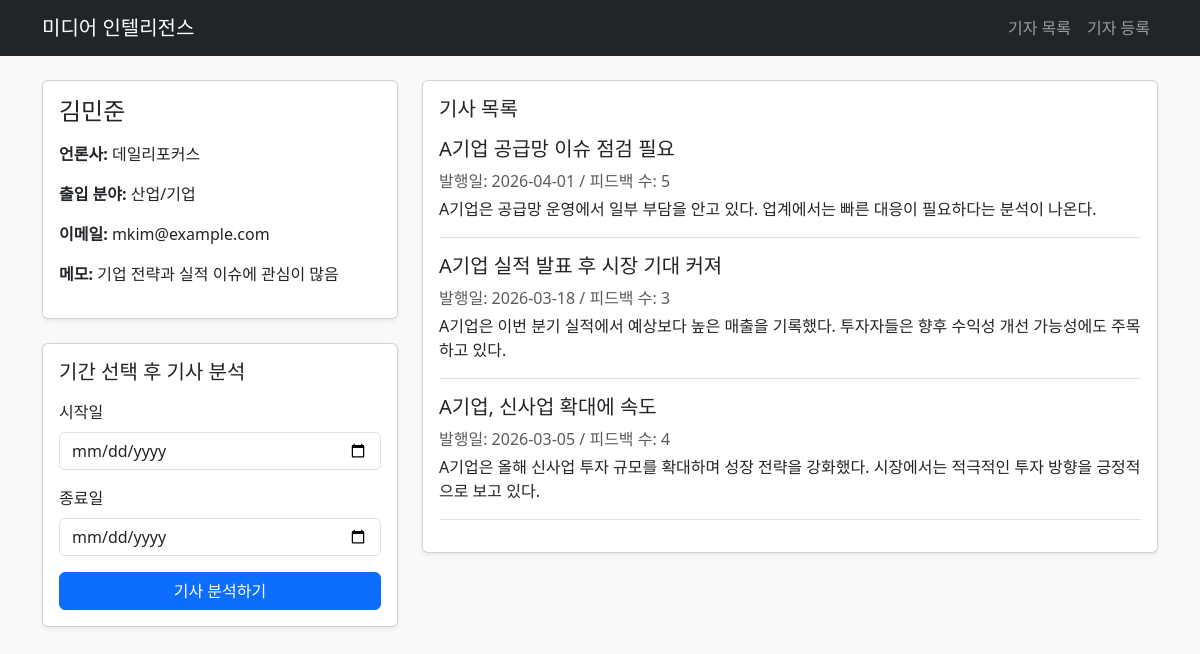
Page /reporters/1 on the committed database.
### tables this page shows
CREATE TABLE reporters (
            id INTEGER PRIMARY KEY AUTOINCREMENT,
            name TEXT NOT NULL,
            media_company TEXT NOT NULL,
            beat TEXT NOT NULL,
            email TEXT,
            notes TEXT
        );

CREATE TABLE articles (
            id INTEGER PRIMARY KEY AUTOINCREMENT,
            reporter_id INTEGER NOT NULL,
            title TEXT NOT NULL,
            content TEXT NOT NULL,
            published_date TEXT NOT NULL,
            feedback_count INTEGER DEFAULT 0,
            FOREIGN KEY (reporter_id) REFERENCES reporters (id)
        );

### app.py (the view, shortened to what this page needs)
@app.route("/reporters/<int:reporter_id>", methods=["GET", "POST"])
def reporter_detail(reporter_id):
    reporter = get_single_reporter(reporter_id)
    if reporter is None:
        flash("기자를 찾을 수 없습니다.")
        return redirect(url_for("reporter_list"))
    analysis_result = None
    start_date = ""
    end_date = ""
    articles = get_articles_for_reporter(reporter_id)
    return render_template(
        "reporter_detail.html",
        reporter=reporter,
        articles=articles,
        analysis_result=analysis_result,
        start_date=start_date,
        end_date=end_date,
    )

### app.py (called while the page is built, shortened)
def get_database_connection():
    if "db" not in g:
        g.db = sqlite3.connect(app.config["DATABASE"])
        g.db.row_factory = sqlite3.Row
    return g.db

@app.teardown_appcontext
def close_database_connection(error):
    db = g.pop("db", None)
    if db is not None:
        db.close()

def create_tables_if_needed():
    db = get_database_connection()
    db.execute(
        """
        CREATE TABLE IF NOT EXISTS reporters (
            id INTEGER PRIMARY KEY AUTOINCREMENT,
            name TEXT NOT NULL,
            media_company TEXT NOT NULL,
            beat TEXT NOT NULL,
            email TEXT,
            notes TEXT
        )
        """
    )
    db.execute(
        """
        CREATE TABLE IF NOT EXISTS articles (
            id INTEGER PRIMARY KEY AUTOINCREMENT,
            reporter_id INTEGER NOT NULL,
            title TEXT NOT NULL,
            content TEXT NOT NULL,
            published_date TEXT NOT NULL,
            feedback_count INTEGER DEFAULT 0,
            FOREIGN KEY (reporter_id) REFERENCES reporters (id)
        )
        """
    )
    db.commit()

def seed_sample_data_if_empty():
    db = get_database_connection()
    reporter_count = db.execute("SELECT COUNT(*) AS count FROM reporters").fetchone()["count"]
    if reporter_count > 0:
        return

def get_single_reporter(reporter_id):
    db = get_database_connection()
    return db.execute(
        """
        SELECT id, name, media_company, beat, email, notes
        FROM reporters
        WHERE id = ?
        """,
        (reporter_id,),
    ).fetchone()

def get_articles_for_reporter(reporter_id, start_date=None, end_date=None):
    db = get_database_connection()
    query = """
        SELECT id, reporter_id, title, content, published_date, feedback_count
        FROM articles
        WHERE reporter_id = ?
    """
    values = [reporter_id]
    if start_date:
        query += " AND published_date >= ?"
        values.append(start_date)
    if end_date:
        query += " AND published_date <= ?"
        values.append(end_date)
    query += " ORDER BY published_date DESC"
    return db.execute(query, values).fetchall()

@app.before_request
def prepare_database():
    create_tables_if_needed()
    seed_sample_data_if_empty()

### templates/reporter_detail.html (shortened to what this page needs)
{% extends "base.html" %}
{% block content %}
<div class="row g-4">
    <div class="col-md-4">
        <div class="card shadow-sm">
            <div class="card-body">
                <h2 class="h4 mb-3">{{ reporter.name }}</h2>
                <p><strong>언론사:</strong> {{ reporter.media_company }}</p>
                <p><strong>출입 분야:</strong> {{ reporter.beat }}</p>
                <p><strong>이메일:</strong> {{ reporter.email or '-' }}</p>
                <p><strong>메모:</strong> {{ reporter.notes or '-' }}</p>
            </div>
        </div>
        <div class="card shadow-sm mt-4">
            <div class="card-body">
                <h3 class="h5 mb-3">기간 선택 후 기사 분석</h3>
                <form method="post">
                    <div class="mb-3">
                        <label for="start_date" class="form-label">시작일</label>
                        <input type="date" class="form-control" id="start_date" name="start_date" value="{{ start_date }}">
                    </div>
                    <div class="mb-3">
                        <label for="end_date" class="form-label">종료일</label>
                        <input type="date" class="form-control" id="end_date" name="end_date" value="{{ end_date }}">
                    </div>
                    <button type="submit" class="btn btn-primary w-100">기사 분석하기</button>
                </form>
            </div>
        </div>
    </div>
    <div class="col-md-8">
        <div class="card shadow-sm mb-4">
            <div class="card-body">
                <h3 class="h5 mb-3">기사 목록</h3>
                {% for article in articles %}
                    <div class="border-bottom pb-3 mb-3">
                        <h5>{{ article.title }}</h5>
                        <p class="text-muted mb-1">발행일: {{ article.published_date }} / 피드백 수: {{ article.feedback_count }}</p>
                        <p class="mb-0">{{ article.content }}</p>
                    </div>
                {% endfor %}
            </div>
        </div>
    </div>
</div>
{% endblock %}

### static/css/style.css (style rules this page uses)
body { background-color: #f8f9fa; }

### rows in the picture
reporters: name "김민준", media_company "데일리포커스", beat "산업/기업", email "mkim@example.com", notes "기업 전략과 실적 이슈에 관심이 많음"
articles: title "A기업 공급망 이슈 점검 필요", published_date "2026-04-01", feedback_count "5", content "A기업은 공급망 운영에서 일부 부담을 안고 있다. 업계에서는 빠른 대응이 필요하다는 분석이 나온다."
articles: title "A기업 실적 발표 후 시장 기대 커져", published_date "2026-03-18", feedback_count "3", content "A기업은 이번 분기 실적에서 예상보다 높은 매출을 기록했다. 투자자들은 향후 수익성 개선 가능성에도 주목하고 있다."
articles: title "A기업, 신사업 확대에 속도", published_date "2026-03-05", feedback_count "4", content "A기업은 올해 신사업 투자 규모를 확대하며 성장 전략을 강화했다. 시장에서는 적극적인 투자 방향을 긍정적으로 보고 있다."
